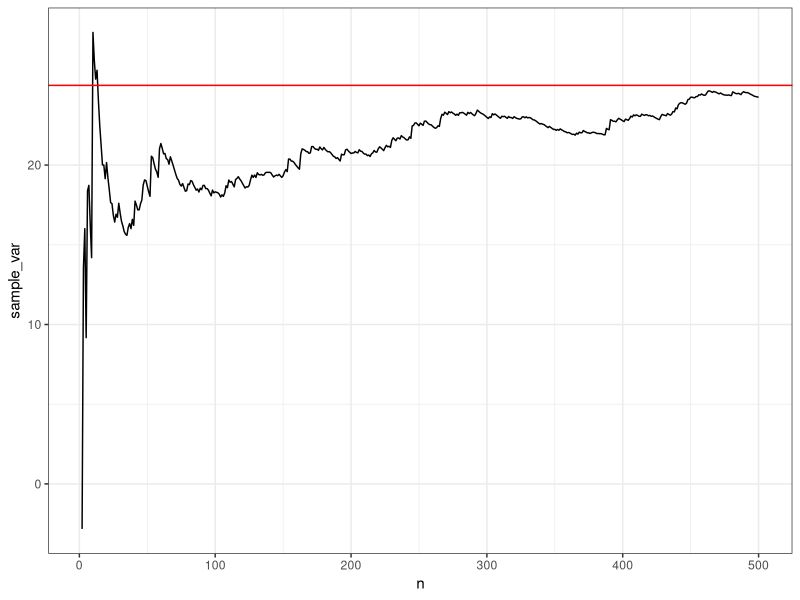
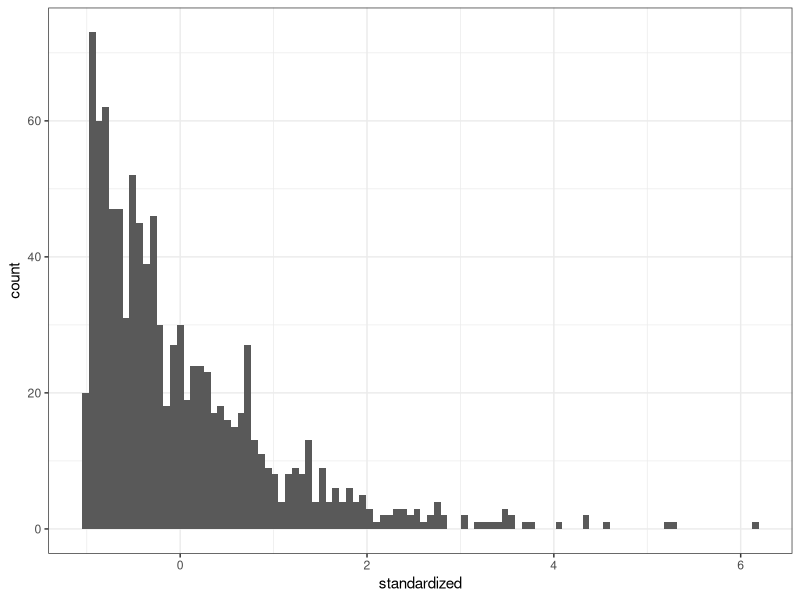

Source code (R) for these figures, in order:
## ---- chunk 1
options(htmltools.dir.version = FALSE, fig.width = 3, fig.height = 3)
knitr::opts_chunk$set(fig.dim=c(3, 3), fig.align = "center")
library(tidyverse)
## ---- chunk 2
set.seed(0)
rv <- tibble(x = rnorm(500, mean = 0, sd = 5)) %>% 
  mutate(cumsum_x = cumsum(x),
         n = seq_along(x),
         average_x = cumsum_x/n,
         sample_var = (1/(n-1))*cumsum(x^2-average_x^2)) %>% 
  slice(-1)

ggplot(rv, aes(x = n, y = sample_var)) + 
  geom_line() + 
  geom_hline(aes(yintercept=25), color = "red") +
  theme_bw()

## ---- chunk 3

sample_size <- 1
lambda <- 1

suppressMessages(
rv_binom <- matrix(rexp(n = sample_size*1000, rate = lambda), nrow = sample_size, ncol = 1000) %>% 
  as_tibble(.name_repair = "unique") %>% 
  pivot_longer(cols = everything(), names_to = "var", values_to = "value") %>% 
  group_by(var) %>% 
  summarize(mean = mean(value)) %>% 
  mutate(standardized = (mean - 1/lambda)/((1/lambda)/sqrt(sample_size))))

ggplot(rv_binom, aes(x = standardized)) + 
  geom_histogram(bins = 100) + 
  theme_bw()

## ---- chunk 4
f_x_p <- function(x, p){
   dbinom(x, size = 2, prob = p)
}

pi_p <- function(p){
   if (p == 0.1){
      0.6
   } else if (p == 0.2){
      0.4
   } else {
      0
   }
}

g_x <- function(x){
 pi_p(0.1)*f_x_p(x, 0.1) + 
      pi_p(0.2)*f_x_p(x, 0.2)
}

pi_p_x <- function(p, x){
   (f_x_p(x, p)*pi_p(p)) / (g_x(x))
}
## ---- chunk 5

res <- tibble(p = c(0.1, 0.1, 0.1, 0.2, 0.2, 0.2),
              x = c(0:2, 0:2)) %>% 
   mutate(pi_p_x = map2_dbl(p, x, pi_p_x))

knitr::kable(res, format = "html", padding = 3)

